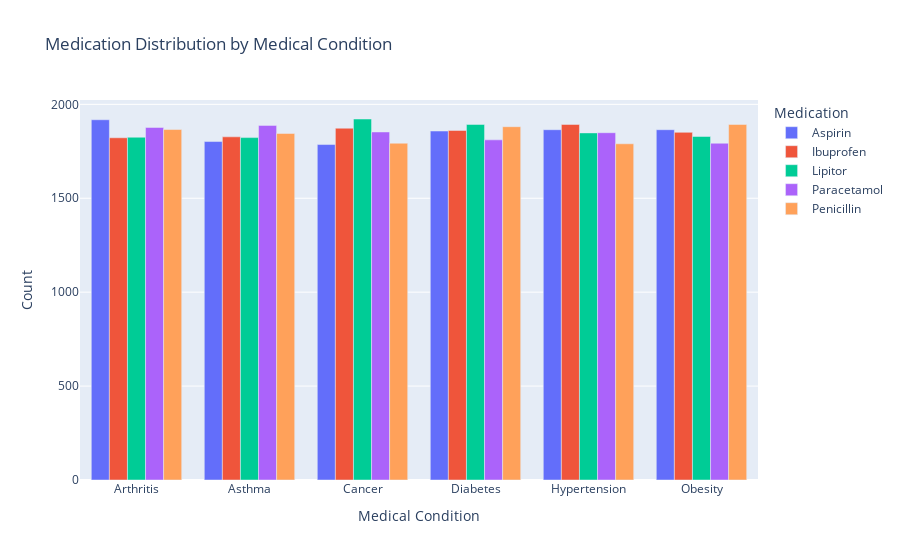

The notebook cell saved with this chart:
### Code cell
# Group by 'Medical Condition' and 'Medication' and calculate the count for each combination
grouped_df = df.groupby(['Medical Condition', 'Medication']).size().reset_index(name='Count')

# Plot using Plotly Express
fig = px.bar(grouped_df, x='Medical Condition', y='Count', color='Medication', barmode='group',
             title='Medication Distribution by Medical Condition',
             labels={'Count': 'Count', 'Medical Condition': 'Medical Condition', 'Medication': 'Medication'})
fig.show()

### Figure 1 — Plotly figure (JSON) as saved in the notebook; plotly's stock layout.template omitted (floating-point values rounded to 4 significant figures)
{"data": [{"alignmentgroup": "True", "hovertemplate": "Medication=Aspirin<br>Medical Condition=%{x}<br>Count=%{y}<extra></extra>", "legendgroup": "Aspirin", "marker": {"color": "#636efa", "pattern": {"shape": ""}}, "name": "Aspirin", "offsetgroup": "Aspirin", "orientation": "v", "showlegend": true, "textposition": "auto", "type": "bar", "x": ["Arthritis", "Asthma", "Cancer", "Diabetes", "Hypertension", "Obesity"], "xaxis": "x", "y": [1918, 1802, 1786, 1858, 1865, 1865], "yaxis": "y"}, {"alignmentgroup": "True", "hovertemplate": "Medication=Ibuprofen<br>Medical Condition=%{x}<br>Count=%{y}<extra></extra>", "legendgroup": "Ibuprofen", "marker": {"color": "#EF553B", "pattern": {"shape": ""}}, "name": "Ibuprofen", "offsetgroup": "Ibuprofen", "orientation": "v", "showlegend": true, "textposition": "auto", "type": "bar", "x": ["Arthritis", "Asthma", "Cancer", "Diabetes", "Hypertension", "Obesity"], "xaxis": "x", "y": [1822, 1827, 1873, 1861, 1893, 1851], "yaxis": "y"}, {"alignmentgroup": "True", "hovertemplate": "Medication=Lipitor<br>Medical Condition=%{x}<br>Count=%{y}<extra></extra>", "legendgroup": "Lipitor", "marker": {"color": "#00cc96", "pattern": {"shape": ""}}, "name": "Lipitor", "offsetgroup": "Lipitor", "orientation": "v", "showlegend": true, "textposition": "auto", "type": "bar", "x": ["Arthritis", "Asthma", "Cancer", "Diabetes", "Hypertension", "Obesity"], "xaxis": "x", "y": [1825, 1823, 1922, 1893, 1848, 1829], "yaxis": "y"}, {"alignmentgroup": "True", "hovertemplate": "Medication=Paracetamol<br>Medical Condition=%{x}<br>Count=%{y}<extra></extra>", "legendgroup": "Paracetamol", "marker": {"color": "#ab63fa", "pattern": {"shape": ""}}, "name": "Paracetamol", "offsetgroup": "Paracetamol", "orientation": "v", "showlegend": true, "textposition": "auto", "type": "bar", "x": ["Arthritis", "Asthma", "Cancer", "Diabetes", "Hypertension", "Obesity"], "xaxis": "x", "y": [1877, 1888, 1853, 1811, 1849, 1793], "yaxis": "y"}, {"alignmentgroup": "True", "hovertemplate": "Medication=Penicillin<br>Medical Condition=%{x}<br>Count=%{y}<extra></extra>", "legendgroup": "Penicillin", "marker": {"color": "#FFA15A", "pattern": {"shape": ""}}, "name": "Penicillin", "offsetgroup": "Penicillin", "orientation": "v", "showlegend": true, "textposition": "auto", "type": "bar", "x": ["Arthritis", "Asthma", "Cancer", "Diabetes", "Hypertension", "Obesity"], "xaxis": "x", "y": [1866, 1845, 1793, 1881, 1790, 1893], "yaxis": "y"}], "layout": {"barmode": "group", "legend": {"title": {"text": "Medication"}, "tracegroupgap": 0}, "title": {"text": "Medication Distribution by Medical Condition"}, "xaxis": {"anchor": "y", "domain": [0, 1], "title": {"text": "Medical Condition"}}, "yaxis": {"anchor": "x", "domain": [0, 1], "title": {"text": "Count"}}}}
